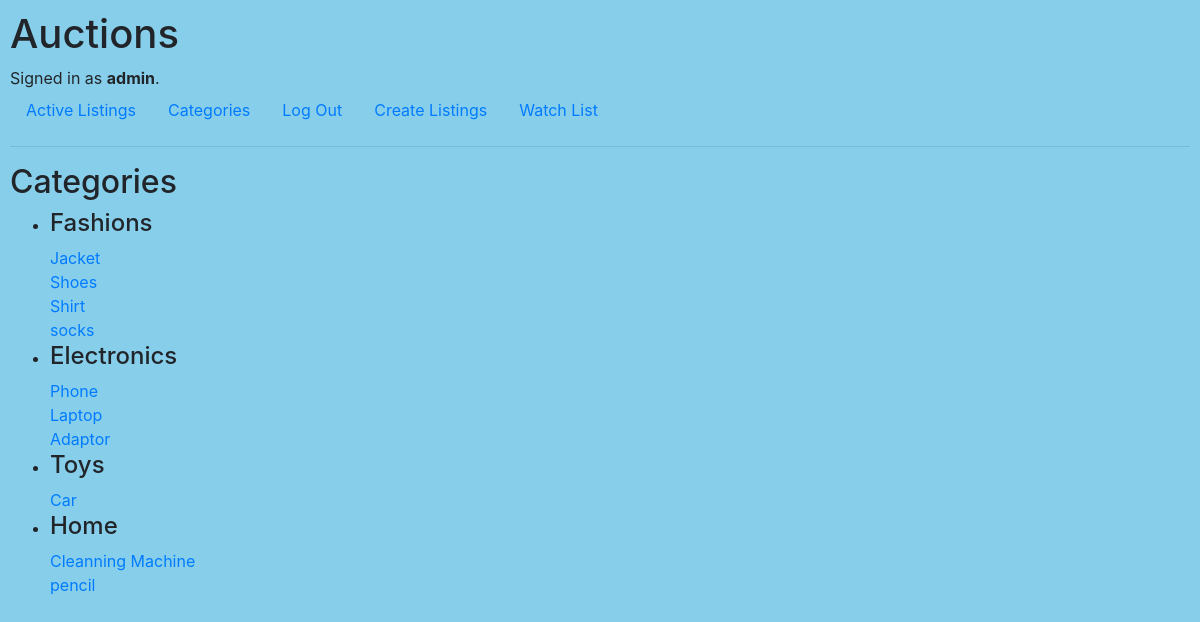
The page /categories (signed in) on the database its author committed.
### auctions/models.py (models this page shows)
class User(AbstractUser):
    pass

class Product(models.Model):
    categories = (('Fashions', 'Fashions'),
                ('Electronics', 'Electronics'),
                ('Toys', 'Toys'),
                ('Home', 'Home'),
                )
    title = models.CharField(max_length=64)
    description = models.TextField()
    category = models.CharField(max_length=200, choices=categories)
    price = models.IntegerField()
    image_link = models.CharField(max_length=200, null=True, blank=True, default=None)
    selled_by = models.ForeignKey(User, on_delete=models.CASCADE, related_name='seller')
    created_at = models.DateTimeField(auto_now_add=True)
    is_closed = models.BooleanField(default=False)
    def __str__(self):
        return f"{self.title}"

### auctions/views.py (the view)
# urls.py: path("categories", views.categories,name='categories'),
def categories(request):
    products = Product.objects.all()
    categories = Product.categories
    lists = []
    for category in categories:
        lists.append(category[0])
    return render(request,'auctions/categories.html', {
        'lists' : lists,
        'products' : products,
    })

### auctions/templates/auctions/categories.html
{% extends "auctions/layout.html" %}
{% block body %}
    <h2>Categories</h2>
    <ul>
      {% for list in lists %}
          <li><h4>{{list}}</h4></li>
              {% for product in products %}
                  {% if product.category == list %}
                      <a href="{% url 'detail' product %}">{{product}}</a>
                      <br>
                  {% endif %}
              {% endfor %}
      {% endfor %}
    </ul>
{% endblock %}

### auctions/templates/auctions/layout.html (shortened to what this page needs)
{% load static %}
<!DOCTYPE html>
<html lang="en">
    <head>
        <link rel="stylesheet" href="https://stackpath.bootstrapcdn.com/bootstrap/4.4.1/css/bootstrap.min.css">
        <link href="{% static 'auctions/styles.css' %}" rel="stylesheet">
    </head>
    <body>
        <h1>Auctions</h1>
        <div>
            {% if user.is_authenticated %}
                Signed in as <strong>{{ user.username }}</strong>.
            {% else %}
                Not signed in.
            {% endif %}
        </div>
        <ul class="nav">
            <li class="nav-item">
                <a class="nav-link" href="{% url 'index' %}">Active Listings</a>
            </li>
            <li class="nav-item">
                <a class="nav-link" href="{% url 'categories' %}">Categories</a>
            </li>
            {% if user.is_authenticated %}
                <li class="nav-item">
                    <a class="nav-link" href="{% url 'logout' %}">Log Out</a>
                </li>
                <li class="nav-item">
                    <a class="nav-link" href="{% url 'create' %}">Create Listings</a>
                </li>
                <li class="nav-item">
                    <a class="nav-link" href="{% url 'watch_list' %}">Watch List</a>
                </li>
            {% endif %}
        </ul>
        <hr>
        {% block body %}
        {% endblock %}
    </body>
</html>

### auctions/static/auctions/styles.css (style rules this page uses)
body { padding: 10px; background-color : skyblue; }

### rows shown on the page
User: username "admin"
Product: title "Jacket"
Product: title "Shoes"
Product: title "Shirt"
Product: title "socks"
Product: title "Phone"
Product: title "Laptop"
Product: title "Adaptor"
Product: title "Car"
Product: title "Cleanning Machine"
Product: title "pencil"

### other values the page prints
{{ list }} "Fashions" "Electronics" "Toys" "Home"
